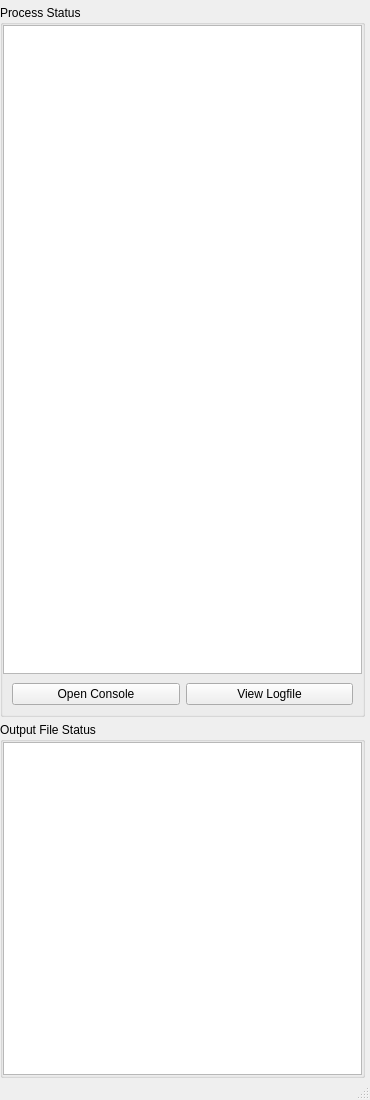
<?xml version="1.0" encoding="UTF-8"?>
<ui version="4.0">
 <class>mainWindow</class>
 <widget class="QMainWindow" name="mainWindow">
  <property name="geometry">
   <rect>
    <x>0</x>
    <y>0</y>
    <width>370</width>
    <height>1100</height>
   </rect>
  </property>
  <property name="windowTitle">
   <string>ProcStat</string>
  </property>
  <widget class="QWidget" name="centralwidget">
   <layout class="QVBoxLayout">
    <property name="spacing">
     <number>5</number>
    </property>
    <property name="leftMargin">
     <number>0</number>
    </property>
    <property name="topMargin">
     <number>5</number>
    </property>
    <property name="rightMargin">
     <number>5</number>
    </property>
    <property name="bottomMargin">
     <number>0</number>
    </property>
    <item>
     <widget class="QGroupBox" name="groupBoxProcessStatus">
      <property name="sizePolicy">
       <sizepolicy hsizetype="Preferred" vsizetype="Preferred">
        <horstretch>0</horstretch>
        <verstretch>2</verstretch>
       </sizepolicy>
      </property>
      <property name="title">
       <string>Process Status</string>
      </property>
      <property name="alignment">
       <set>Qt::AlignLeading</set>
      </property>
      <property name="flat">
       <bool>true</bool>
      </property>
      <property name="checkable">
       <bool>false</bool>
      </property>
      <layout class="QVBoxLayout">
       <property name="spacing">
        <number>0</number>
       </property>
       <property name="margin">
        <number>0</number>
       </property>
       <item>
        <widget class="QTableWidget" name="tableProcStat">
         <property name="sizePolicy">
          <sizepolicy hsizetype="Expanding" vsizetype="Expanding">
           <horstretch>0</horstretch>
           <verstretch>0</verstretch>
          </sizepolicy>
         </property>
         <property name="verticalScrollBarPolicy">
          <enum>Qt::ScrollBarAsNeeded</enum>
         </property>
         <property name="editTriggers">
          <set>QAbstractItemView::NoEditTriggers</set>
         </property>
         <property name="alternatingRowColors">
          <bool>true</bool>
         </property>
         <property name="selectionMode">
          <enum>QAbstractItemView::NoSelection</enum>
         </property>
         <property name="selectionBehavior">
          <enum>QAbstractItemView::SelectRows</enum>
         </property>
         <property name="showGrid">
          <bool>false</bool>
         </property>
         <property name="sortingEnabled">
          <bool>false</bool>
         </property>
         <property name="columnCount">
          <number>0</number>
         </property>
        </widget>
       </item>
       <item>
        <widget class="QFrame" name="horizontalFrame">
         <layout class="QHBoxLayout" name="horizontalLayout">
          <item>
           <widget class="QPushButton" name="pushButtonConsole">
            <property name="toolTip">
             <string>Select this button, and click on processes to open consoles</string>
            </property>
            <property name="text">
             <string>Open Console</string>
            </property>
            <property name="checkable">
             <bool>true</bool>
            </property>
           </widget>
          </item>
          <item>
           <widget class="QPushButton" name="pushButtonLogfile">
            <property name="toolTip">
             <string>Select this button, and click on processes to view logfiles</string>
            </property>
            <property name="text">
             <string>View Logfile</string>
            </property>
            <property name="checkable">
             <bool>true</bool>
            </property>
           </widget>
          </item>
         </layout>
        </widget>
       </item>
      </layout>
     </widget>
    </item>
    <item>
     <widget class="QGroupBox" name="groupBoxOutputFileStatus">
      <property name="sizePolicy">
       <sizepolicy hsizetype="Preferred" vsizetype="Preferred">
        <horstretch>0</horstretch>
        <verstretch>1</verstretch>
       </sizepolicy>
      </property>
      <property name="title">
       <string>Output File Status</string>
      </property>
      <property name="flat">
       <bool>true</bool>
      </property>
      <layout class="QVBoxLayout">
       <property name="spacing">
        <number>0</number>
       </property>
       <property name="margin">
        <number>0</number>
       </property>
       <item>
        <widget class="QTextBrowser" name="textBrowser">
         <property name="sizePolicy">
          <sizepolicy hsizetype="Preferred" vsizetype="Preferred">
           <horstretch>0</horstretch>
           <verstretch>0</verstretch>
          </sizepolicy>
         </property>
        </widget>
       </item>
      </layout>
     </widget>
    </item>
   </layout>
  </widget>
  <widget class="QStatusBar" name="statusbar"/>
 </widget>
 <resources/>
 <connections/>
</ui>
